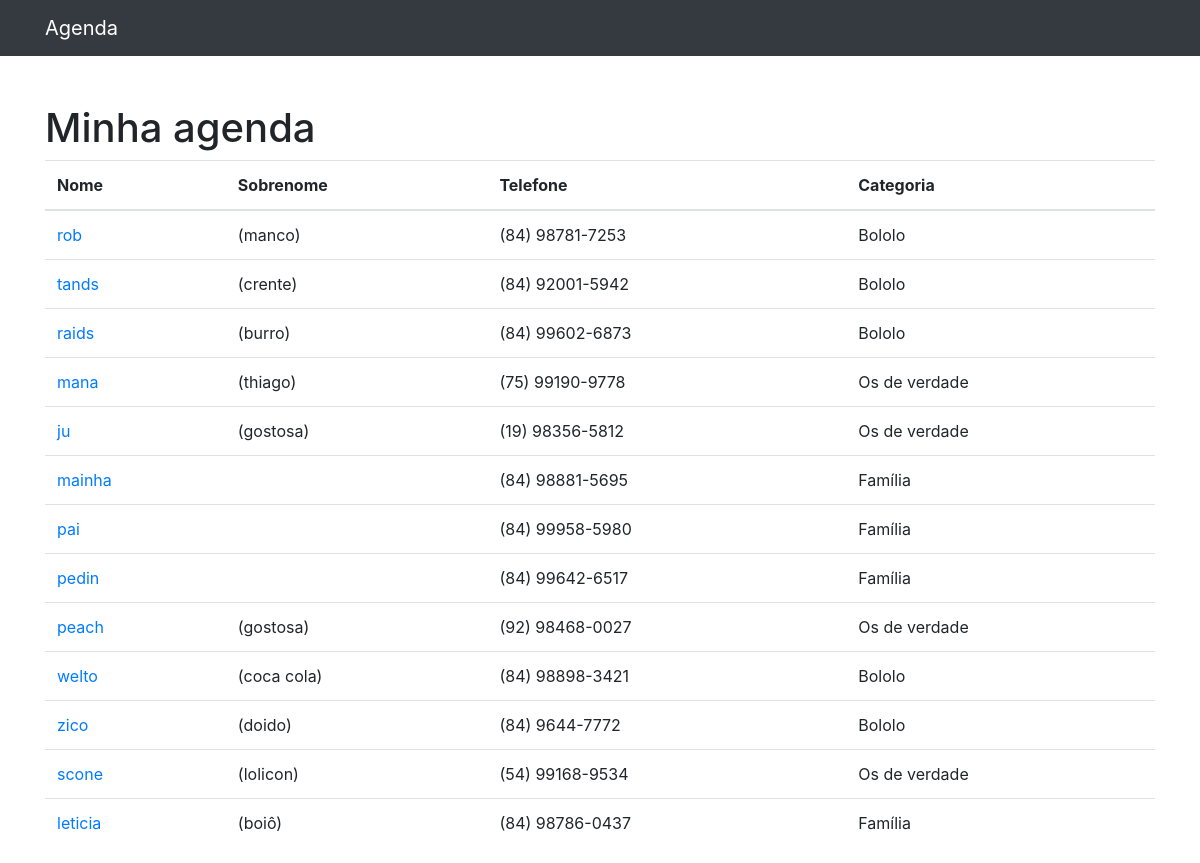
The app's page /, older data.
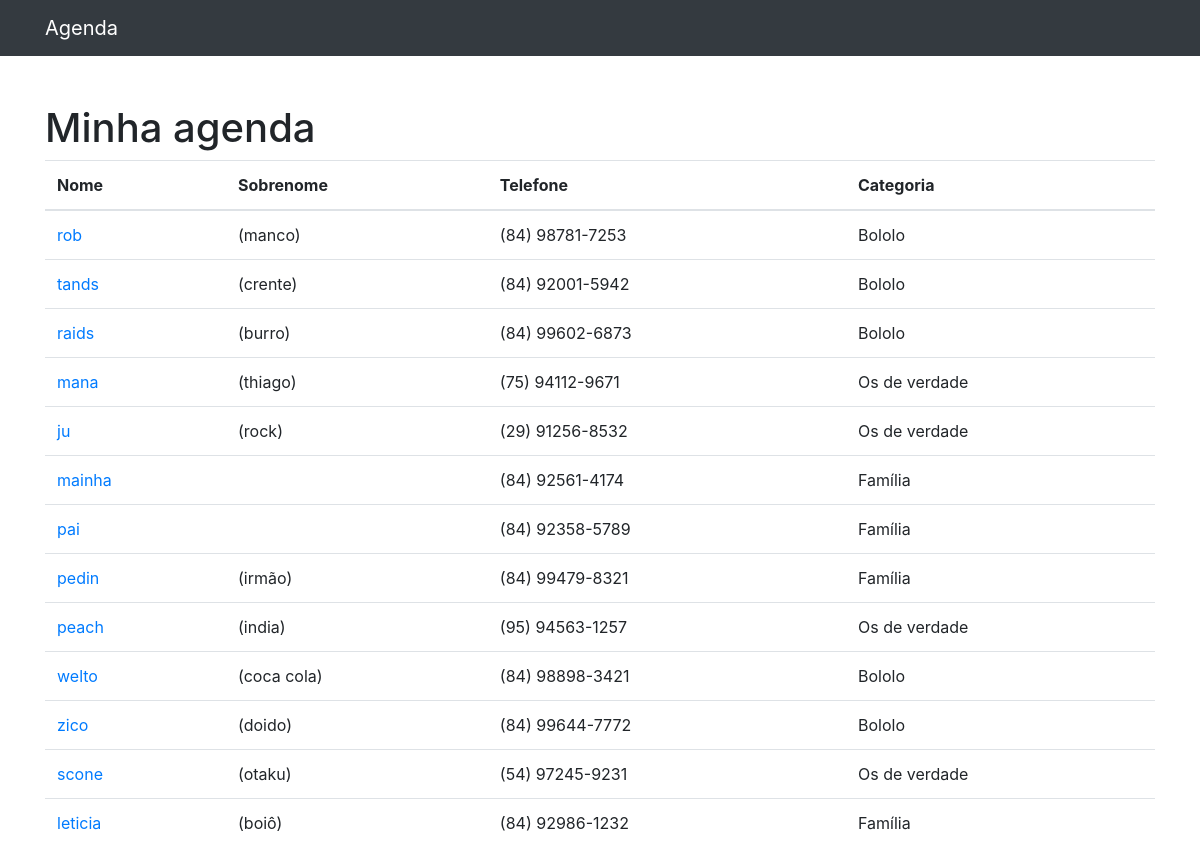
The same page, newer data.
### contatos/models.py (models this page shows, shortened)
class Contato(models.Model):
    nome = models.CharField(max_length=255)
    sobrenome = models.CharField(max_length=255, blank=True)
    telefone = models.CharField(max_length=50)
    email = models.EmailField(max_length=255, blank=True)
    data_criacao = models.DateTimeField(default=timezone.now)
    descricao = models.TextField(blank=True)
    categoria = models.ForeignKey(Categoria, on_delete=models.DO_NOTHING)
    mostrar = models.BooleanField(default=True)

class Categoria(models.Model):
    nome = models.CharField(max_length=255)
    def __str__(self):
        return self.nome

### contatos/views.py (the view)
# urls.py: path('', views.index, name="index"),
def index(request):
    contatos = Contato.objects.all
    return render(request, 'contatos/index.html', {
        'contatos': contatos
    })

### contatos/templates/contatos/index.html
{% extends 'base.html' %}
{% block conteudo %}
<h1 class="mt-5">Minha agenda</h1>
<table class="table">
  <thead>
    <tr>
      <th>Nome</th>
      <th>Sobrenome</th>
      <th>Telefone</th>
      <th>Categoria</th>
    </tr>
  </thead>
  <tbody>
    {% for contato in contatos %}
      {% if contato.mostrar %}
      <tr>
        <td>
          <a href={% url 'ver_contato' contato.id %}>{{ contato.nome }}</a>
        </td>
        <td>{{ contato.sobrenome }}</td>
        <td>{{ contato.telefone }}</td>
        <td>{{ contato.categoria }}</td>
      </tr>
      {% endif %}
    {% endfor %}
  </tbody>
</table>
{% endblock conteudo %}

### templates/base.html (shortened to what this page needs)
{% load static %}
<!DOCTYPE html>
<html lang="pt">
<head>
    {% include 'partial/_head.html' %}
</head>
<body>
    {% include 'partial/_nav.html' %}
  <div class="container">
    <div class="row">
      <div class="col-lg-12">
        {% block conteudo %}{% endblock conteudo %}
      </div>
    </div>
  </div>
</body>
</html>

### templates/partial/_head.html (shortened to what this page needs)
{% load static %}
<link href="{% static 'vendor/bootstrap/css/bootstrap.min.css'%}" rel="stylesheet">

### templates/partial/_nav.html (shortened to what this page needs)
{% load static %}
<nav class="navbar navbar-expand-lg navbar-dark bg-dark static-top">
    <div class="container">
      <a class="navbar-brand" href="{% url 'index' %}">Agenda</a>
    </div>
  </nav>

Row changes from the older to the newer data that the page shows:
changed Contato "mana": telefone "(75) 99190-9778" → "(75) 94112-9671"
changed Contato "ju": sobrenome "(gostosa)" → "(rock)"; telefone "(19) 98356-5812" → "(29) 91256-8532"
changed Contato "mainha": telefone "(84) 98881-5695" → "(84) 92561-4174"
changed Contato "pai": telefone "(84) 99958-5980" → "(84) 92358-5789"
changed Contato "pedin": sobrenome (not shown) → "(irmão)"; telefone "(84) 99642-6517" → "(84) 99479-8321"
changed Contato "peach": sobrenome "(gostosa)" → "(india)"; telefone "(92) 98468-0027" → "(95) 94563-1257"
changed Contato "zico": telefone "(84) 9644-7772" → "(84) 99644-7772"
changed Contato "scone": sobrenome "(lolicon)" → "(otaku)"; telefone "(54) 99168-9534" → "(54) 97245-9231"
changed Contato "leticia": telefone "(84) 98786-0437" → "(84) 92986-1232"
